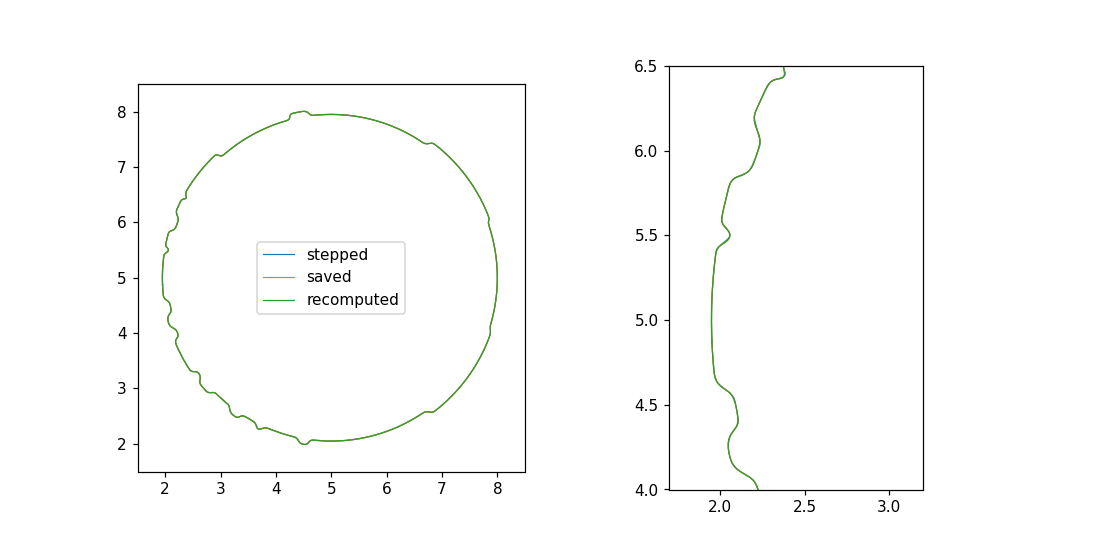

Python code for this plot:
"""reinitialise at n_sample 16: old fixed 8 steps vs the band-sized default, on the exact
circle and on Adam's recomputed first step (optc S1 adam)."""
import dataclasses, sys
import numpy as np
import jax.numpy as jnp
sys.path.insert(0, "examples/mesh")
from examples.mesh import optimize as O
from jax_dsmc.mesh import cut
from jax_dsmc.mesh import levelset as L
import matplotlib; matplotlib.use("Agg"); import matplotlib.pyplot as plt

cfg = O.default_config()
cfg.update(fnum_scale=1.0, grid_scale=1, levelset_h=0.0625, levelset_samples=16, grazing=0.05)
grid, ls0 = O.initial_levelset(cfg)
lo, hi = np.asarray(grid.lo), np.asarray(grid.hi)
xs = np.linspace(0, 10, 801)
pts = jnp.asarray(np.stack(np.meshgrid(xs, xs, indexing="ij"), -1).reshape(-1, 2))
true = np.linalg.norm(np.asarray(pts) - 5.0, axis=1) - 3.0
def err(ls):
    phi = np.asarray(L.value(ls, pts))
    near = np.abs(true) < 1.5
    spurious = np.sum((np.sign(phi) != np.sign(true)) & (np.abs(true) > 0.05))
    return np.abs(phi - true)[near].max(), spurious
print("band", 3 * ls0.h + ls0.reach, "h", ls0.h)
print("exact circle          err, spurious:", err(ls0))
a = ls0; b = ls0
for i in range(4):
    a = L.reinitialise(a, n_iter=8); b = L.reinitialise(b)
    print(f"reinit x{i+1}: old(8 steps) {err(a)}   new {err(b)}")
# Adam's first step recomputed from its saved first moment (m = (1 - beta1) dir at k = 0)
R = "examples/mesh/results/optimize/circle_coarse_S1_adam"
z = np.load(f"{R}/adam_state.npz")
d, _ = O.adam_direction(z["m"] / 0.1, (np.zeros_like(z["m"]), np.zeros_like(z["m"])), 0, 0.9, 0.999)
eta = 0.05 / np.abs(d).max()
area0 = float(L.body_volume(ls0, lo, hi, 4))
stepped = dataclasses.replace(ls0, coef=ls0.coef - eta * jnp.asarray(d))
old = dataclasses.replace(ls0, coef=jnp.asarray(np.load(f"{R}/coef_1.npy")))
new, shift = O.project_area(L.reinitialise(stepped), area0, lo, hi)
print("adam coef_1 saved vs recomputed(new reinit): max|dcoef|", float(np.abs(new.coef - old.coef).max()))
for name, ls in (("stepped (no reinit)", stepped), ("saved coef_1", old), ("recomputed coef_1", new)):
    phi = np.asarray(L.value(ls, pts)); 
    print(name, "min |phi| on |true|>0.3:", np.abs(phi)[np.abs(true) > 0.3].min())
    cut.build_mesh(ls, dataclasses.replace(grid, volume=jnp.zeros(0)), radius=1)
fig, ax = plt.subplots(1, 2, figsize=(10, 5))
for name, ls in (("stepped", stepped), ("saved", old), ("recomputed", new)):
    for j, seg in enumerate(O.surface_polyline(ls, lo, hi, 800)):
        for a_ in ax: a_.plot(seg[:, 0], seg[:, 1], lw=0.8, label=name if j == 0 else None)
ax[0].set_xlim(1.5, 8.5); ax[0].set_ylim(1.5, 8.5); ax[1].set_xlim(1.7, 3.2); ax[1].set_ylim(4, 6.5)
for a_ in ax: a_.set_aspect("equal")
ax[0].legend(); fig.savefig("scratch/mesh/probe_reinit.png", dpi=110)
